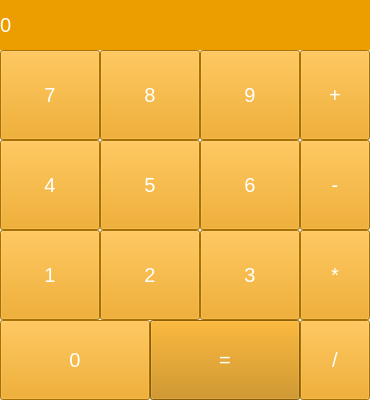
<?xml version="1.0" encoding="UTF-8"?>
<ui version="4.0">
 <class>MainWindow</class>
 <widget class="QMainWindow" name="MainWindow">
  <property name="geometry">
   <rect>
    <x>0</x>
    <y>0</y>
    <width>370</width>
    <height>400</height>
   </rect>
  </property>
  <property name="windowTitle">
   <string>Калькулятор</string>
  </property>
  <widget class="QWidget" name="centralwidget">
   <widget class="QLabel" name="label_result">
    <property name="geometry">
     <rect>
      <x>0</x>
      <y>0</y>
      <width>370</width>
      <height>50</height>
     </rect>
    </property>
    <property name="font">
     <font>
      <family>Arial</family>
      <pointsize>15</pointsize>
      <weight>50</weight>
      <bold>false</bold>
     </font>
    </property>
    <property name="styleSheet">
     <string notr="true">color: rgb(255, 255, 255);
background-color: rgb(236, 157, 0);
</string>
    </property>
    <property name="text">
     <string>0</string>
    </property>
    <property name="margin">
     <number>10</number>
    </property>
   </widget>
   <widget class="QPushButton" name="btn_zero">
    <property name="geometry">
     <rect>
      <x>0</x>
      <y>320</y>
      <width>150</width>
      <height>80</height>
     </rect>
    </property>
    <property name="font">
     <font>
      <family>Arial</family>
      <pointsize>15</pointsize>
     </font>
    </property>
    <property name="styleSheet">
     <string notr="true">color: rgb(255, 255, 255);
background-color: rgb(236, 157, 0);</string>
    </property>
    <property name="text">
     <string>0</string>
    </property>
   </widget>
   <widget class="QPushButton" name="btn_equal">
    <property name="geometry">
     <rect>
      <x>150</x>
      <y>320</y>
      <width>150</width>
      <height>80</height>
     </rect>
    </property>
    <property name="font">
     <font>
      <family>Arial</family>
      <pointsize>15</pointsize>
     </font>
    </property>
    <property name="styleSheet">
     <string notr="true">background-color: rgb(197, 131, 0);
color: rgb(255, 255, 255);</string>
    </property>
    <property name="text">
     <string>=</string>
    </property>
   </widget>
   <widget class="QPushButton" name="btn_1">
    <property name="geometry">
     <rect>
      <x>0</x>
      <y>230</y>
      <width>100</width>
      <height>90</height>
     </rect>
    </property>
    <property name="font">
     <font>
      <family>Arial</family>
      <pointsize>15</pointsize>
     </font>
    </property>
    <property name="styleSheet">
     <string notr="true">color: rgb(255, 255, 255);
background-color: rgb(236, 157, 0);</string>
    </property>
    <property name="text">
     <string>1</string>
    </property>
   </widget>
   <widget class="QPushButton" name="btn_2">
    <property name="geometry">
     <rect>
      <x>100</x>
      <y>230</y>
      <width>100</width>
      <height>90</height>
     </rect>
    </property>
    <property name="font">
     <font>
      <family>Arial</family>
      <pointsize>15</pointsize>
     </font>
    </property>
    <property name="styleSheet">
     <string notr="true">color: rgb(255, 255, 255);
background-color: rgb(236, 157, 0);</string>
    </property>
    <property name="text">
     <string>2</string>
    </property>
   </widget>
   <widget class="QPushButton" name="btn_3">
    <property name="geometry">
     <rect>
      <x>200</x>
      <y>230</y>
      <width>100</width>
      <height>90</height>
     </rect>
    </property>
    <property name="font">
     <font>
      <family>Arial</family>
      <pointsize>15</pointsize>
     </font>
    </property>
    <property name="styleSheet">
     <string notr="true">color: rgb(255, 255, 255);
background-color: rgb(236, 157, 0);</string>
    </property>
    <property name="text">
     <string>3</string>
    </property>
   </widget>
   <widget class="QPushButton" name="btn_4">
    <property name="geometry">
     <rect>
      <x>0</x>
      <y>140</y>
      <width>100</width>
      <height>90</height>
     </rect>
    </property>
    <property name="font">
     <font>
      <family>Arial</family>
      <pointsize>15</pointsize>
     </font>
    </property>
    <property name="styleSheet">
     <string notr="true">color: rgb(255, 255, 255);
background-color: rgb(236, 157, 0);</string>
    </property>
    <property name="text">
     <string>4</string>
    </property>
   </widget>
   <widget class="QPushButton" name="btn_5">
    <property name="geometry">
     <rect>
      <x>100</x>
      <y>140</y>
      <width>100</width>
      <height>90</height>
     </rect>
    </property>
    <property name="font">
     <font>
      <family>Arial</family>
      <pointsize>15</pointsize>
     </font>
    </property>
    <property name="styleSheet">
     <string notr="true">color: rgb(255, 255, 255);
background-color: rgb(236, 157, 0);</string>
    </property>
    <property name="text">
     <string>5</string>
    </property>
   </widget>
   <widget class="QPushButton" name="btn_6">
    <property name="geometry">
     <rect>
      <x>200</x>
      <y>140</y>
      <width>100</width>
      <height>90</height>
     </rect>
    </property>
    <property name="font">
     <font>
      <family>Arial</family>
      <pointsize>15</pointsize>
     </font>
    </property>
    <property name="styleSheet">
     <string notr="true">color: rgb(255, 255, 255);
background-color: rgb(236, 157, 0);</string>
    </property>
    <property name="text">
     <string>6</string>
    </property>
   </widget>
   <widget class="QPushButton" name="btn_7">
    <property name="geometry">
     <rect>
      <x>0</x>
      <y>50</y>
      <width>100</width>
      <height>90</height>
     </rect>
    </property>
    <property name="font">
     <font>
      <family>Arial</family>
      <pointsize>15</pointsize>
     </font>
    </property>
    <property name="styleSheet">
     <string notr="true">color: rgb(255, 255, 255);
background-color: rgb(236, 157, 0);</string>
    </property>
    <property name="text">
     <string>7</string>
    </property>
   </widget>
   <widget class="QPushButton" name="btn_8">
    <property name="geometry">
     <rect>
      <x>100</x>
      <y>50</y>
      <width>100</width>
      <height>90</height>
     </rect>
    </property>
    <property name="font">
     <font>
      <family>Arial</family>
      <pointsize>15</pointsize>
     </font>
    </property>
    <property name="styleSheet">
     <string notr="true">color: rgb(255, 255, 255);
background-color: rgb(236, 157, 0);
</string>
    </property>
    <property name="text">
     <string>8</string>
    </property>
   </widget>
   <widget class="QPushButton" name="btn_9">
    <property name="geometry">
     <rect>
      <x>200</x>
      <y>50</y>
      <width>100</width>
      <height>90</height>
     </rect>
    </property>
    <property name="font">
     <font>
      <family>Arial</family>
      <pointsize>15</pointsize>
     </font>
    </property>
    <property name="styleSheet">
     <string notr="true">color: rgb(255, 255, 255);
background-color: rgb(236, 157, 0);</string>
    </property>
    <property name="text">
     <string>9</string>
    </property>
   </widget>
   <widget class="QPushButton" name="btn_plus">
    <property name="geometry">
     <rect>
      <x>300</x>
      <y>50</y>
      <width>70</width>
      <height>90</height>
     </rect>
    </property>
    <property name="font">
     <font>
      <family>Arial</family>
      <pointsize>15</pointsize>
     </font>
    </property>
    <property name="styleSheet">
     <string notr="true">color: rgb(255, 255, 255);
background-color: rgb(236, 157, 0);</string>
    </property>
    <property name="text">
     <string>+</string>
    </property>
   </widget>
   <widget class="QPushButton" name="btn_minus">
    <property name="geometry">
     <rect>
      <x>300</x>
      <y>140</y>
      <width>70</width>
      <height>90</height>
     </rect>
    </property>
    <property name="font">
     <font>
      <family>Arial</family>
      <pointsize>15</pointsize>
     </font>
    </property>
    <property name="styleSheet">
     <string notr="true">color: rgb(255, 255, 255);
background-color: rgb(236, 157, 0);</string>
    </property>
    <property name="text">
     <string>-</string>
    </property>
   </widget>
   <widget class="QPushButton" name="btn_multiply">
    <property name="geometry">
     <rect>
      <x>300</x>
      <y>230</y>
      <width>70</width>
      <height>90</height>
     </rect>
    </property>
    <property name="font">
     <font>
      <family>Arial</family>
      <pointsize>15</pointsize>
     </font>
    </property>
    <property name="styleSheet">
     <string notr="true">color: rgb(255, 255, 255);
background-color: rgb(236, 157, 0);</string>
    </property>
    <property name="text">
     <string>*</string>
    </property>
   </widget>
   <widget class="QPushButton" name="btn_dev">
    <property name="geometry">
     <rect>
      <x>300</x>
      <y>320</y>
      <width>70</width>
      <height>80</height>
     </rect>
    </property>
    <property name="font">
     <font>
      <family>Arial</family>
      <pointsize>15</pointsize>
     </font>
    </property>
    <property name="styleSheet">
     <string notr="true">color: rgb(255, 255, 255);
background-color: rgb(236, 157, 0);</string>
    </property>
    <property name="text">
     <string>/</string>
    </property>
   </widget>
  </widget>
 </widget>
 <resources/>
 <connections/>
</ui>
